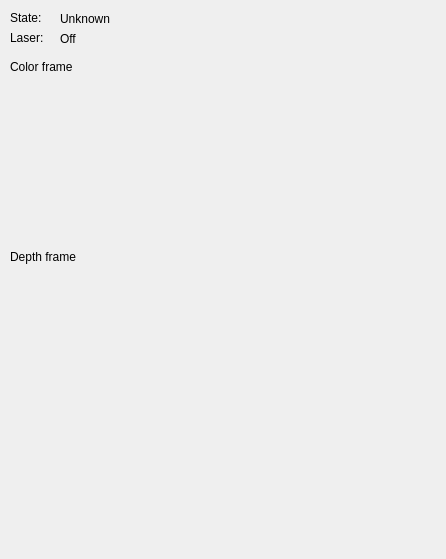
<?xml version="1.0" encoding="UTF-8"?>
<ui version="4.0">
 <class>widget</class>
 <widget class="QWidget" name="widget">
  <property name="geometry">
   <rect>
    <x>0</x>
    <y>0</y>
    <width>446</width>
    <height>559</height>
   </rect>
  </property>
  <property name="windowTitle">
   <string>Laser Runner Removal</string>
  </property>
  <widget class="QLabel" name="stateLabel">
   <property name="geometry">
    <rect>
     <x>10</x>
     <y>10</y>
     <width>51</width>
     <height>16</height>
    </rect>
   </property>
   <property name="text">
    <string>State:</string>
   </property>
  </widget>
  <widget class="QLabel" name="stateText">
   <property name="geometry">
    <rect>
     <x>60</x>
     <y>10</y>
     <width>331</width>
     <height>17</height>
    </rect>
   </property>
   <property name="text">
    <string>Unknown</string>
   </property>
  </widget>
  <widget class="QLabel" name="colorFrame">
   <property name="geometry">
    <rect>
     <x>10</x>
     <y>60</y>
     <width>318</width>
     <height>180</height>
    </rect>
   </property>
   <property name="text">
    <string>Color frame</string>
   </property>
   <property name="alignment">
    <set>Qt::AlignLeading|Qt::AlignLeft|Qt::AlignTop</set>
   </property>
  </widget>
  <widget class="QLabel" name="depthFrame">
   <property name="geometry">
    <rect>
     <x>10</x>
     <y>250</y>
     <width>318</width>
     <height>180</height>
    </rect>
   </property>
   <property name="text">
    <string>Depth frame</string>
   </property>
   <property name="alignment">
    <set>Qt::AlignLeading|Qt::AlignLeft|Qt::AlignTop</set>
   </property>
  </widget>
  <widget class="QLabel" name="laserLabel">
   <property name="geometry">
    <rect>
     <x>10</x>
     <y>30</y>
     <width>51</width>
     <height>16</height>
    </rect>
   </property>
   <property name="text">
    <string>Laser:</string>
   </property>
  </widget>
  <widget class="QLabel" name="laserText">
   <property name="geometry">
    <rect>
     <x>60</x>
     <y>30</y>
     <width>331</width>
     <height>17</height>
    </rect>
   </property>
   <property name="text">
    <string>Off</string>
   </property>
  </widget>
 </widget>
 <resources/>
 <connections/>
</ui>
